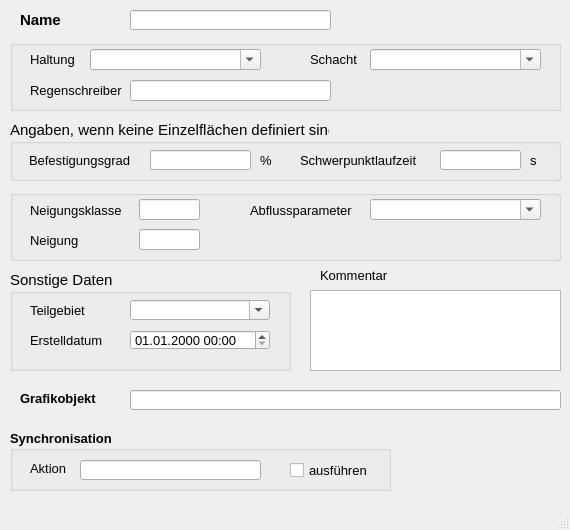
<?xml version="1.0" encoding="UTF-8"?>
<ui version="4.0">
 <class>MainWindow</class>
 <widget class="QMainWindow" name="MainWindow">
  <property name="enabled">
   <bool>true</bool>
  </property>
  <property name="geometry">
   <rect>
    <x>0</x>
    <y>0</y>
    <width>570</width>
    <height>530</height>
   </rect>
  </property>
  <property name="minimumSize">
   <size>
    <width>570</width>
    <height>530</height>
   </size>
  </property>
  <property name="font">
   <font>
    <family>Tahoma</family>
    <pointsize>10</pointsize>
   </font>
  </property>
  <property name="windowTitle">
   <string>MainWindow</string>
  </property>
  <widget class="QWidget" name="centralwidget">
   <widget class="QLabel" name="label">
    <property name="geometry">
     <rect>
      <x>20</x>
      <y>10</y>
      <width>90</width>
      <height>20</height>
     </rect>
    </property>
    <property name="font">
     <font>
      <family>Tahoma</family>
      <pointsize>11</pointsize>
      <weight>75</weight>
      <bold>true</bold>
     </font>
    </property>
    <property name="text">
     <string>Name</string>
    </property>
   </widget>
   <widget class="QLabel" name="label_14">
    <property name="geometry">
     <rect>
      <x>320</x>
      <y>265</y>
      <width>81</width>
      <height>21</height>
     </rect>
    </property>
    <property name="text">
     <string>Kommentar</string>
    </property>
   </widget>
   <widget class="QLineEdit" name="flnam">
    <property name="geometry">
     <rect>
      <x>130</x>
      <y>10</y>
      <width>201</width>
      <height>20</height>
     </rect>
    </property>
    <property name="toolTip">
     <string>&lt;html&gt;&lt;head/&gt;&lt;body&gt;&lt;p&gt;Eindeutige Bezeichnung&lt;/p&gt;&lt;/body&gt;&lt;/html&gt;</string>
    </property>
    <property name="statusTip">
     <string>Eindeutige Bezeichnung</string>
    </property>
   </widget>
   <widget class="QTextEdit" name="kommentar">
    <property name="geometry">
     <rect>
      <x>310</x>
      <y>290</y>
      <width>251</width>
      <height>81</height>
     </rect>
    </property>
    <property name="toolTip">
     <string>&lt;html&gt;&lt;head/&gt;&lt;body&gt;&lt;p&gt;Platz für zusätzliche Kommentare.&lt;/p&gt;&lt;/body&gt;&lt;/html&gt;</string>
    </property>
    <property name="statusTip">
     <string>Platz für zusätzliche Kommentare</string>
    </property>
   </widget>
   <widget class="QGroupBox" name="groupBox">
    <property name="geometry">
     <rect>
      <x>10</x>
      <y>190</y>
      <width>551</width>
      <height>71</height>
     </rect>
    </property>
    <property name="font">
     <font>
      <family>Tahoma</family>
      <pointsize>11</pointsize>
      <weight>50</weight>
      <bold>false</bold>
     </font>
    </property>
    <property name="title">
     <string/>
    </property>
    <widget class="QLabel" name="label_3">
     <property name="geometry">
      <rect>
       <x>20</x>
       <y>10</y>
       <width>101</width>
       <height>21</height>
      </rect>
     </property>
     <property name="font">
      <font>
       <family>Tahoma</family>
       <pointsize>10</pointsize>
       <weight>50</weight>
       <bold>false</bold>
      </font>
     </property>
     <property name="toolTip">
      <string>&lt;html&gt;&lt;head/&gt;&lt;body&gt;&lt;p&gt;&lt;br/&gt;&lt;/p&gt;&lt;/body&gt;&lt;/html&gt;</string>
     </property>
     <property name="statusTip">
      <string/>
     </property>
     <property name="text">
      <string>Neigungsklasse</string>
     </property>
    </widget>
    <widget class="QLineEdit" name="neigkl">
     <property name="geometry">
      <rect>
       <x>129</x>
       <y>9</y>
       <width>61</width>
       <height>21</height>
      </rect>
     </property>
     <property name="font">
      <font>
       <family>Tahoma</family>
       <pointsize>10</pointsize>
       <weight>50</weight>
       <bold>false</bold>
      </font>
     </property>
     <property name="toolTip">
      <string>&lt;html&gt;&lt;head/&gt;&lt;body&gt;&lt;p&gt;Neigungsklasse 1 - 5 gem. HYSTEM-EXTRAN&lt;/p&gt;&lt;/body&gt;&lt;/html&gt;</string>
     </property>
     <property name="statusTip">
      <string>Neigungsklasse 1 - 5 gem. HYSTEM-EXTRAN</string>
     </property>
    </widget>
    <widget class="QComboBox" name="abflussparameter">
     <property name="geometry">
      <rect>
       <x>360</x>
       <y>9</y>
       <width>171</width>
       <height>21</height>
      </rect>
     </property>
     <property name="font">
      <font>
       <family>Tahoma</family>
       <pointsize>10</pointsize>
       <weight>50</weight>
       <bold>false</bold>
      </font>
     </property>
     <property name="toolTip">
      <string>&lt;html&gt;&lt;head/&gt;&lt;body&gt;&lt;p&gt;Abflussparameter gem. HYSTEM-EXTRAN&lt;/p&gt;&lt;/body&gt;&lt;/html&gt;</string>
     </property>
     <property name="statusTip">
      <string>Abflussparameter gem. HYSTEM-EXTRAN</string>
     </property>
     <property name="editable">
      <bool>true</bool>
     </property>
    </widget>
    <widget class="QLabel" name="label_21">
     <property name="geometry">
      <rect>
       <x>240</x>
       <y>10</y>
       <width>111</width>
       <height>21</height>
      </rect>
     </property>
     <property name="font">
      <font>
       <family>Tahoma</family>
       <pointsize>10</pointsize>
       <weight>50</weight>
       <bold>false</bold>
      </font>
     </property>
     <property name="text">
      <string>Abflussparameter</string>
     </property>
    </widget>
    <widget class="QLineEdit" name="neigung">
     <property name="geometry">
      <rect>
       <x>129</x>
       <y>39</y>
       <width>61</width>
       <height>21</height>
      </rect>
     </property>
     <property name="font">
      <font>
       <family>Tahoma</family>
       <pointsize>10</pointsize>
       <weight>50</weight>
       <bold>false</bold>
      </font>
     </property>
     <property name="toolTip">
      <string>&lt;html&gt;&lt;head/&gt;&lt;body&gt;&lt;p&gt;Gefälle in Prozent&lt;/p&gt;&lt;/body&gt;&lt;/html&gt;</string>
     </property>
     <property name="statusTip">
      <string>Gefälle in Prozent</string>
     </property>
     <property name="text">
      <string/>
     </property>
    </widget>
    <widget class="QLabel" name="label_4">
     <property name="geometry">
      <rect>
       <x>20</x>
       <y>40</y>
       <width>91</width>
       <height>21</height>
      </rect>
     </property>
     <property name="font">
      <font>
       <family>Tahoma</family>
       <pointsize>10</pointsize>
       <weight>50</weight>
       <bold>false</bold>
      </font>
     </property>
     <property name="text">
      <string>Neigung</string>
     </property>
    </widget>
   </widget>
   <widget class="QGroupBox" name="groupBox_2">
    <property name="geometry">
     <rect>
      <x>10</x>
      <y>120</y>
      <width>551</width>
      <height>61</height>
     </rect>
    </property>
    <property name="font">
     <font>
      <family>Tahoma</family>
      <pointsize>11</pointsize>
      <weight>50</weight>
      <bold>false</bold>
     </font>
    </property>
    <property name="title">
     <string>Angaben, wenn keine Einzelflächen definiert sind</string>
    </property>
    <widget class="QLabel" name="label_7">
     <property name="geometry">
      <rect>
       <x>250</x>
       <y>30</y>
       <width>21</width>
       <height>20</height>
      </rect>
     </property>
     <property name="font">
      <font>
       <family>Tahoma</family>
       <pointsize>10</pointsize>
       <weight>50</weight>
       <bold>false</bold>
      </font>
     </property>
     <property name="text">
      <string>%</string>
     </property>
    </widget>
    <widget class="QLineEdit" name="befgrad">
     <property name="geometry">
      <rect>
       <x>140</x>
       <y>30</y>
       <width>101</width>
       <height>20</height>
      </rect>
     </property>
     <property name="font">
      <font>
       <family>Tahoma</family>
       <pointsize>10</pointsize>
       <weight>50</weight>
       <bold>false</bold>
      </font>
     </property>
     <property name="toolTip">
      <string/>
     </property>
     <property name="statusTip">
      <string/>
     </property>
    </widget>
    <widget class="QLabel" name="label_6">
     <property name="geometry">
      <rect>
       <x>19</x>
       <y>30</y>
       <width>131</width>
       <height>20</height>
      </rect>
     </property>
     <property name="font">
      <font>
       <family>Tahoma</family>
       <pointsize>10</pointsize>
       <weight>50</weight>
       <bold>false</bold>
      </font>
     </property>
     <property name="text">
      <string>Befestigungsgrad</string>
     </property>
     <property name="alignment">
      <set>Qt::AlignLeading|Qt::AlignLeft|Qt::AlignVCenter</set>
     </property>
    </widget>
    <widget class="QLabel" name="label_8">
     <property name="geometry">
      <rect>
       <x>290</x>
       <y>30</y>
       <width>131</width>
       <height>20</height>
      </rect>
     </property>
     <property name="font">
      <font>
       <family>Tahoma</family>
       <pointsize>10</pointsize>
       <weight>50</weight>
       <bold>false</bold>
      </font>
     </property>
     <property name="text">
      <string>Schwerpunktlaufzeit</string>
     </property>
     <property name="alignment">
      <set>Qt::AlignLeading|Qt::AlignLeft|Qt::AlignVCenter</set>
     </property>
    </widget>
    <widget class="QLineEdit" name="schwerpunktlaufzeit">
     <property name="geometry">
      <rect>
       <x>430</x>
       <y>30</y>
       <width>81</width>
       <height>20</height>
      </rect>
     </property>
     <property name="font">
      <font>
       <family>Tahoma</family>
       <pointsize>10</pointsize>
       <weight>50</weight>
       <bold>false</bold>
      </font>
     </property>
     <property name="toolTip">
      <string/>
     </property>
     <property name="statusTip">
      <string/>
     </property>
    </widget>
    <widget class="QLabel" name="label_9">
     <property name="geometry">
      <rect>
       <x>520</x>
       <y>30</y>
       <width>21</width>
       <height>20</height>
      </rect>
     </property>
     <property name="font">
      <font>
       <family>Tahoma</family>
       <pointsize>10</pointsize>
       <weight>50</weight>
       <bold>false</bold>
      </font>
     </property>
     <property name="text">
      <string>s</string>
     </property>
     <property name="alignment">
      <set>Qt::AlignLeading|Qt::AlignLeft|Qt::AlignVCenter</set>
     </property>
    </widget>
   </widget>
   <widget class="QGroupBox" name="groupBox_3">
    <property name="geometry">
     <rect>
      <x>10</x>
      <y>270</y>
      <width>281</width>
      <height>101</height>
     </rect>
    </property>
    <property name="font">
     <font>
      <family>Tahoma</family>
      <pointsize>11</pointsize>
     </font>
    </property>
    <property name="title">
     <string>Sonstige Daten</string>
    </property>
    <widget class="QLabel" name="label_13">
     <property name="geometry">
      <rect>
       <x>20</x>
       <y>30</y>
       <width>71</width>
       <height>20</height>
      </rect>
     </property>
     <property name="font">
      <font>
       <family>Tahoma</family>
       <pointsize>10</pointsize>
      </font>
     </property>
     <property name="text">
      <string>Teilgebiet</string>
     </property>
    </widget>
    <widget class="QLabel" name="label_71">
     <property name="geometry">
      <rect>
       <x>20</x>
       <y>60</y>
       <width>151</width>
       <height>21</height>
      </rect>
     </property>
     <property name="font">
      <font>
       <family>Tahoma</family>
       <pointsize>10</pointsize>
      </font>
     </property>
     <property name="text">
      <string>Erstelldatum</string>
     </property>
    </widget>
    <widget class="QgsDateTimeEdit" name="createdat">
     <property name="geometry">
      <rect>
       <x>120</x>
       <y>60</y>
       <width>140</width>
       <height>20</height>
      </rect>
     </property>
     <property name="font">
      <font>
       <family>Tahoma</family>
       <pointsize>10</pointsize>
      </font>
     </property>
     <property name="currentSection">
      <enum>QDateTimeEdit::DaySection</enum>
     </property>
     <property name="displayFormat">
      <string>dd.MM.yyyy HH:mm</string>
     </property>
    </widget>
    <widget class="QComboBox" name="teilgebiet">
     <property name="geometry">
      <rect>
       <x>120</x>
       <y>30</y>
       <width>140</width>
       <height>20</height>
      </rect>
     </property>
     <property name="toolTip">
      <string>&lt;html&gt;&lt;head/&gt;&lt;body&gt;&lt;p&gt;Zuordnung zu einem benutzerdefinierten Teilgebiet&lt;/p&gt;&lt;/body&gt;&lt;/html&gt;</string>
     </property>
     <property name="statusTip">
      <string>Zuordnung zu definiertem Teilgebiet</string>
     </property>
     <property name="editable">
      <bool>true</bool>
     </property>
    </widget>
   </widget>
   <widget class="QGroupBox" name="groupBox_4">
    <property name="geometry">
     <rect>
      <x>10</x>
      <y>40</y>
      <width>551</width>
      <height>71</height>
     </rect>
    </property>
    <property name="font">
     <font>
      <family>Tahoma</family>
      <pointsize>11</pointsize>
     </font>
    </property>
    <property name="title">
     <string/>
    </property>
    <widget class="QLabel" name="label_23">
     <property name="geometry">
      <rect>
       <x>300</x>
       <y>9</y>
       <width>80</width>
       <height>21</height>
      </rect>
     </property>
     <property name="font">
      <font>
       <family>Tahoma</family>
       <pointsize>10</pointsize>
      </font>
     </property>
     <property name="text">
      <string>Schacht</string>
     </property>
    </widget>
    <widget class="QLabel" name="label_5">
     <property name="geometry">
      <rect>
       <x>20</x>
       <y>40</y>
       <width>100</width>
       <height>21</height>
      </rect>
     </property>
     <property name="font">
      <font>
       <family>Tahoma</family>
       <pointsize>10</pointsize>
      </font>
     </property>
     <property name="text">
      <string>Regenschreiber</string>
     </property>
    </widget>
    <widget class="QLabel" name="label_20">
     <property name="geometry">
      <rect>
       <x>20</x>
       <y>9</y>
       <width>80</width>
       <height>21</height>
      </rect>
     </property>
     <property name="font">
      <font>
       <family>Tahoma</family>
       <pointsize>10</pointsize>
      </font>
     </property>
     <property name="text">
      <string>Haltung</string>
     </property>
    </widget>
    <widget class="QComboBox" name="haltnam">
     <property name="geometry">
      <rect>
       <x>80</x>
       <y>9</y>
       <width>171</width>
       <height>21</height>
      </rect>
     </property>
     <property name="font">
      <font>
       <family>Tahoma</family>
       <pointsize>10</pointsize>
      </font>
     </property>
     <property name="toolTip">
      <string>&lt;html&gt;&lt;head/&gt;&lt;body&gt;&lt;p&gt;Haltung, welche die Fläche anbindet&lt;/p&gt;&lt;/body&gt;&lt;/html&gt;</string>
     </property>
     <property name="statusTip">
      <string>Haltung, welche die Fläche anbindet#</string>
     </property>
     <property name="editable">
      <bool>true</bool>
     </property>
    </widget>
    <widget class="QComboBox" name="schnam">
     <property name="geometry">
      <rect>
       <x>360</x>
       <y>9</y>
       <width>171</width>
       <height>21</height>
      </rect>
     </property>
     <property name="font">
      <font>
       <family>Tahoma</family>
       <pointsize>10</pointsize>
      </font>
     </property>
     <property name="toolTip">
      <string>&lt;html&gt;&lt;head/&gt;&lt;body&gt;&lt;p&gt;angeschlossener Schacht&lt;/p&gt;&lt;/body&gt;&lt;/html&gt;</string>
     </property>
     <property name="statusTip">
      <string>angeschlossener Schacht</string>
     </property>
     <property name="editable">
      <bool>true</bool>
     </property>
    </widget>
    <widget class="QLineEdit" name="regenschreiber">
     <property name="geometry">
      <rect>
       <x>120</x>
       <y>40</y>
       <width>201</width>
       <height>21</height>
      </rect>
     </property>
     <property name="font">
      <font>
       <family>Tahoma</family>
       <pointsize>10</pointsize>
      </font>
     </property>
     <property name="toolTip">
      <string/>
     </property>
     <property name="statusTip">
      <string/>
     </property>
    </widget>
   </widget>
   <widget class="QGroupBox" name="groupBox_sync">
    <property name="geometry">
     <rect>
      <x>10</x>
      <y>430</y>
      <width>381</width>
      <height>61</height>
     </rect>
    </property>
    <property name="font">
     <font>
      <family>Tahoma</family>
      <pointsize>10</pointsize>
      <weight>75</weight>
      <bold>true</bold>
     </font>
    </property>
    <property name="title">
     <string>Synchronisation</string>
    </property>
    <widget class="QCheckBox" name="status">
     <property name="geometry">
      <rect>
       <x>280</x>
       <y>30</y>
       <width>101</width>
       <height>21</height>
      </rect>
     </property>
     <property name="font">
      <font>
       <family>Tahoma</family>
       <pointsize>10</pointsize>
       <weight>50</weight>
       <bold>false</bold>
      </font>
     </property>
     <property name="toolTip">
      <string>Synchronisation aktivieren</string>
     </property>
     <property name="statusTip">
      <string>Synchronisation aktivieren</string>
     </property>
     <property name="text">
      <string>ausführen</string>
     </property>
    </widget>
    <widget class="QLabel" name="label_19">
     <property name="geometry">
      <rect>
       <x>20</x>
       <y>30</y>
       <width>51</width>
       <height>16</height>
      </rect>
     </property>
     <property name="font">
      <font>
       <family>Tahoma</family>
       <pointsize>10</pointsize>
       <weight>50</weight>
       <bold>false</bold>
      </font>
     </property>
     <property name="text">
      <string>Aktion</string>
     </property>
    </widget>
    <widget class="QLineEdit" name="aktion">
     <property name="geometry">
      <rect>
       <x>70</x>
       <y>30</y>
       <width>181</width>
       <height>20</height>
      </rect>
     </property>
     <property name="toolTip">
      <string>&lt;html&gt;&lt;head/&gt;&lt;body&gt;&lt;p&gt;Maßnahme zur Synchronisation&lt;/p&gt;&lt;/body&gt;&lt;/html&gt;</string>
     </property>
     <property name="statusTip">
      <string>Maßnahme zur Synchronisation</string>
     </property>
    </widget>
   </widget>
   <widget class="QLabel" name="label_22">
    <property name="geometry">
     <rect>
      <x>20</x>
      <y>390</y>
      <width>101</width>
      <height>16</height>
     </rect>
    </property>
    <property name="font">
     <font>
      <family>Tahoma</family>
      <pointsize>10</pointsize>
      <weight>75</weight>
      <bold>true</bold>
     </font>
    </property>
    <property name="text">
     <string>Grafikobjekt</string>
    </property>
   </widget>
   <widget class="QLineEdit" name="objekt">
    <property name="geometry">
     <rect>
      <x>130</x>
      <y>390</y>
      <width>431</width>
      <height>20</height>
     </rect>
    </property>
    <property name="toolTip">
     <string>&lt;html&gt;&lt;head/&gt;&lt;body&gt;&lt;p&gt;Textbeschreibung (WKT) des Grafikobjekts&lt;/p&gt;&lt;/body&gt;&lt;/html&gt;</string>
    </property>
    <property name="statusTip">
     <string>Textbeschreibung des Grafikobjekts</string>
    </property>
   </widget>
  </widget>
  <widget class="QMenuBar" name="menubar">
   <property name="geometry">
    <rect>
     <x>0</x>
     <y>0</y>
     <width>570</width>
     <height>22</height>
    </rect>
   </property>
  </widget>
  <widget class="QStatusBar" name="statusbar"/>
 </widget>
 <customwidgets>
  <customwidget>
   <class>QgsDateTimeEdit</class>
   <extends>QDateTimeEdit</extends>
   <header>qgsdatetimeedit.h</header>
  </customwidget>
 </customwidgets>
 <tabstops>
  <tabstop>flnam</tabstop>
  <tabstop>regenschreiber</tabstop>
  <tabstop>teilgebiet</tabstop>
  <tabstop>haltnam</tabstop>
  <tabstop>createdat</tabstop>
  <tabstop>neigkl</tabstop>
  <tabstop>abflussparameter</tabstop>
  <tabstop>kommentar</tabstop>
 </tabstops>
 <resources/>
 <connections/>
</ui>
